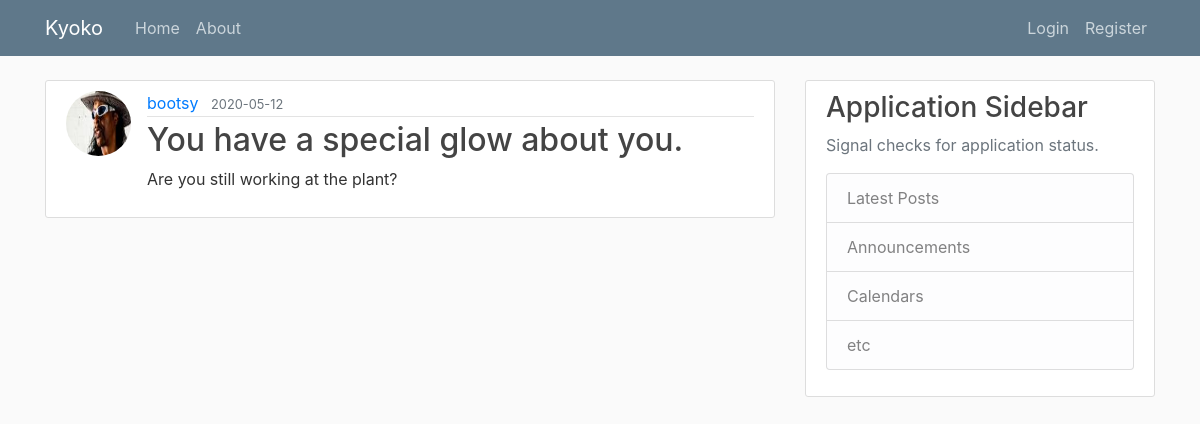
/post/11, run on the app's committed database.
### helloflask/models.py (models this page shows, shortened)
class User(db.Model, UserMixin):
    id = db.Column(db.Integer, primary_key=True)
    username = db.Column(db.String(20), unique=True, nullable=False)
    email = db.Column(db.String(120), unique=True, nullable=False)
    image_file = db.Column(db.String(20), nullable=False, default= 'default.jpeg')
    password = db.Column(db.String(60), nullable=False)
    posts = db.relationship('Post', backref='author', lazy=True)

class Post(db.Model):
    id = db.Column(db.Integer, primary_key=True)
    title = db.Column(db.String(100), nullable=False)
    date_posted = db.Column(db.DateTime, nullable=False, default=datetime.utcnow)
    content = db.Column(db.Text, nullable=False)
    user_id = db.Column(db.Integer, db.ForeignKey('user.id'), nullable=False)

### helloflask/routes.py (the view)
@app.route("/post/<int:post_id>")
def post(post_id):
    post = Post.query.get_or_404(post_id)
    return render_template('post.html', title=post.title, post=post)

### helloflask/templates/post.html (shortened to what this page needs)
{% extends "layout.html" %}
{% block content %}
    <article class="media content-section">
      <img class="rounded-circle article-img" src="{{ url_for('static', filename='profile_pics/' + post.author.image_file) }}">
      <div class="media-body">
       <div class="article-metadata">
         <a class="mr-2" href="{{ url_for('user_posts', username=post.author.username) }}">{{ post.author.username }}</a>
         <small class="text-muted">{{ post.date_posted.strftime('%Y-%m-%d') }}</small>
       </div>
       <h2 class="article-title">{{ post.title }}</h2>
       <p class="article-content">{{ post.content }}</p>
      </div>
      </article>
{% endblock content %}

### helloflask/static/main.css (style rules this page uses)
body { background: #fafafa; color: #333333; margin-top: 5rem; }
h1, h2, h3, h4, h5, h6 { color: #444444; }
.content-section { background: #ffffff; padding: 10px 20px; border: 1px solid #dddddd; border-radius: 3px; margin-bottom: 20px; }
.article-title { color: #444444; }
.article-content { white-space: pre-line; }
.article-img { height: 65px; width: 65px; margin-right: 16px; }
.article-metadata { padding-bottom: 1px; margin-bottom: 4px; border-bottom: 1px solid #e3e3e3 }

### data on the page
User: image_file (picture), author.username "bootsy"
Post: date_posted "2020-05-12", title "You have a special glow about you.", content "Are you still working at the plant?"
